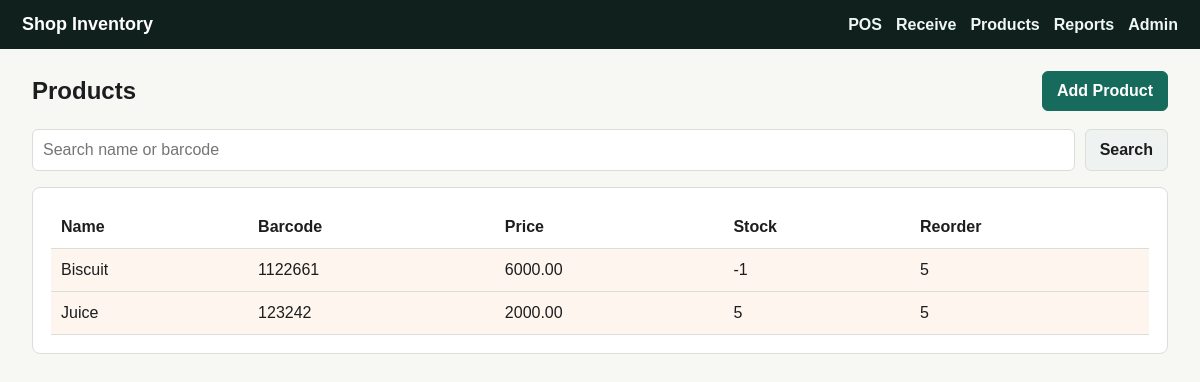
Screenshot of /products/ with the database file from the repository.
### inventory/models.py (models this page shows, shortened)
class Product(models.Model):
    name = models.CharField(max_length=180)
    barcode = models.CharField(max_length=80, unique=True, db_index=True)
    category = models.ForeignKey(Category, on_delete=models.SET_NULL, blank=True, null=True)
    cost_price = models.DecimalField(max_digits=12, decimal_places=2, default=Decimal("0.00"))
    selling_price = models.DecimalField(max_digits=12, decimal_places=2, validators=[MinValueValidator(0)])
    reorder_level = models.PositiveIntegerField(default=5)
    is_active = models.BooleanField(default=True)
    created_at = models.DateTimeField(auto_now_add=True)
    updated_at = models.DateTimeField(auto_now=True)
    class Meta:
        ordering = ["name"]
    @property
    def stock_on_hand(self):
        total = self.movements.aggregate(total=Sum("quantity"))["total"]
        return total or 0
    @property
    def is_low_stock(self):
        return self.stock_on_hand <= self.reorder_level

### inventory/views.py (the view)
# urls.py: path("products/", views.product_list, name="product_list"),
def product_list(request):
    query = request.GET.get("q", "").strip()
    products = Product.objects.select_related("category")
    if query:
        products = products.filter(name__icontains=query) | products.filter(barcode__icontains=query)
    return render(request, "inventory/product_list.html", {"products": products, "query": query})

### templates/inventory/product_list.html (shortened to what this page needs)
{% extends "base.html" %}
{% block content %}
<section class="heading">
  <h1>Products</h1>
  <a class="button primary" href="{% url 'product_create' %}">Add Product</a>
</section>
<form class="search" method="get">
  <input name="q" value="{{ query }}" placeholder="Search name or barcode">
  <button>Search</button>
</form>
<section class="panel">
  <table>
    <thead><tr><th>Name</th><th>Barcode</th><th>Price</th><th>Stock</th><th>Reorder</th></tr></thead>
    <tbody>
      {% for product in products %}
        <tr class="{% if product.is_low_stock %}low{% endif %}">
          <td>{{ product.name }}</td>
          <td>{{ product.barcode }}</td>
          <td>{{ product.selling_price }}</td>
          <td>{{ product.stock_on_hand }}</td>
          <td>{{ product.reorder_level }}</td>
        </tr>
      {% empty %}
        <tr><td colspan="5">No products yet.</td></tr>
      {% endfor %}
    </tbody>
  </table>
</section>
{% endblock %}

### static/inventory/styles.css (style rules this page uses)
:root { color-scheme: light; --bg: #f7f7f4; --panel: #ffffff; --ink: #1b1d1f; --muted: #667085; --line: #d9ded7; --accent: #176b5c; --accent-dark: #0f4f44; --danger: #a23b3b; }
* { box-sizing: border-box; }
body { margin: 0; background: var(--bg); color: var(--ink); font-family: Arial, Helvetica, sans-serif; }
a { color: var(--accent); text-decoration: none; }
.heading { align-items: center; display: flex; gap: 16px; justify-content: space-between; margin-bottom: 18px; }
h1, h2 { margin: 0; }
.panel, .stats article { background: var(--panel); border: 1px solid var(--line); border-radius: 8px; }
.panel { padding: 18px; }
table { border-collapse: collapse; width: 100%; }
th, td { border-bottom: 1px solid var(--line); padding: 12px 10px; text-align: left; vertical-align: top; }
tr.low td { background: #fff5ef; }
.button, button { background: #eef2f0; border: 1px solid var(--line); border-radius: 6px; color: var(--ink); cursor: pointer; display: inline-block; font: inherit; font-weight: 700; padding: 10px 14px; }
.button.primary, button.primary { background: var(--accent); border-color: var(--accent); color: white; }
input, select { border: 1px solid var(--line); border-radius: 6px; font: inherit; min-height: 42px; padding: 9px 10px; width: 100%; }
.search, .scan-box { display: grid; gap: 10px; margin-bottom: 16px; }
.search { grid-template-columns: 1fr auto; }

### rows the page displays
Product: name "Biscuit", barcode "1122661", selling_price "6000.00", stock_on_hand "-1", reorder_level "5"
Product: name "Juice", barcode "123242", selling_price "2000.00", stock_on_hand "5", reorder_level "5"
